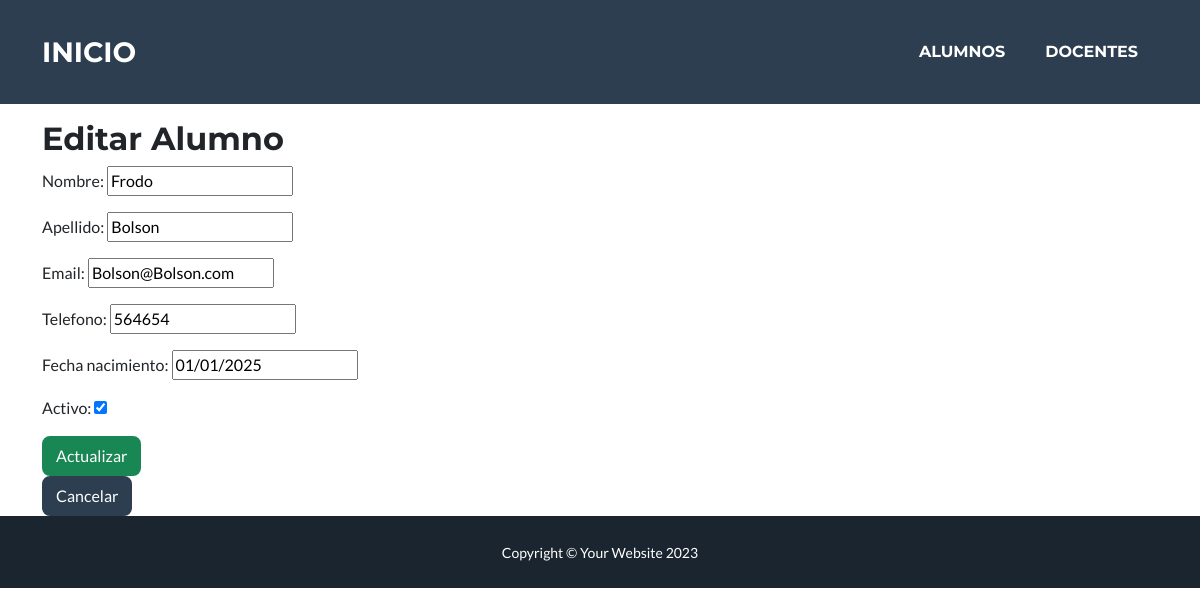
Screenshot of /alumnos_actualizar/3/ with the database file from the repository.
### cursos/models.py (models this page shows, shortened)
class Alumnos(models.Model):
    nombre = models.CharField(max_length=100)
    apellido = models.CharField(max_length=100)
    email = models.EmailField(unique=True)
    telefono = models.CharField(max_length=15, blank=True, null=True)
    fecha_nacimiento = models.DateField(blank=True, null=True)
    activo = models.BooleanField(default=True)

### cursos/views.py (the view)
# urls.py: path('alumnos_actualizar/<int:pk>/', AlumnosUpdate.as_view(), name='alumnos_actualizar'),
class AlumnosUpdate(UpdateView):
    model = Alumnos
    template_name = 'cursos/alumnos_actualizar.html'
    fields = ['nombre', 'apellido', 'email', 'telefono', 'fecha_nacimiento', 'activo']
    success_url = reverse_lazy('alumnos_leer')

### cursos/templates/cursos/alumnos_actualizar.html (shortened to what this page needs)
{% extends 'cursos/base.html' %}
{% block main %}
<br>
<br>
<br>
<br>
    <h2>Editar Alumno</h2>
    <form method="post">
        {{ form.as_p }}
        <button type="submit" class="btn btn-success">Actualizar</button>
    </form>
    <a href="{% url 'alumnos_leer' %}" class="btn btn-secondary">Cancelar</a>
{% endblock main %}

### rows the page displays
Alumnos: nombre "Frodo", apellido "Bolson", email "Bolson@Bolson.com", telefono "564654", fecha_nacimiento "01/01/2025", activo "☑"
